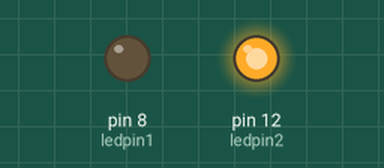
This sketch was run on a simulated Arduino Uno, built with avr-gcc and run on an emulated ATmega328P. Parts: output pins drawn as LEDs (lit = HIGH).

Above: at 1.0 s.
At 3.0 s:
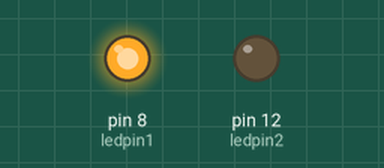
Timing chart, 0 to 5.2 s (numbered marks = the images above):
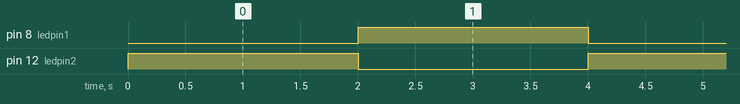

Measured:
- by itself, pin 8 (ledpin1), pin 12 (ledpin2): alternates HIGH for 2.0 s and LOW for 2.0 s

The sketch:

blink.ino
```cpp
int ledpin1 = 8;
int ledpin2 = 12;
void setup() {
  pinMode(ledpin1, OUTPUT);
  pinMode(ledpin2, OUTPUT);
}

void loop() {
  // put your main code here, to run repeatedly:
  digitalWrite(ledpin1, LOW);
  digitalWrite(ledpin2, HIGH);
  delay(2000);
  digitalWrite(ledpin1, HIGH);
  digitalWrite(ledpin2, LOW);
  delay(2000);
}
```
